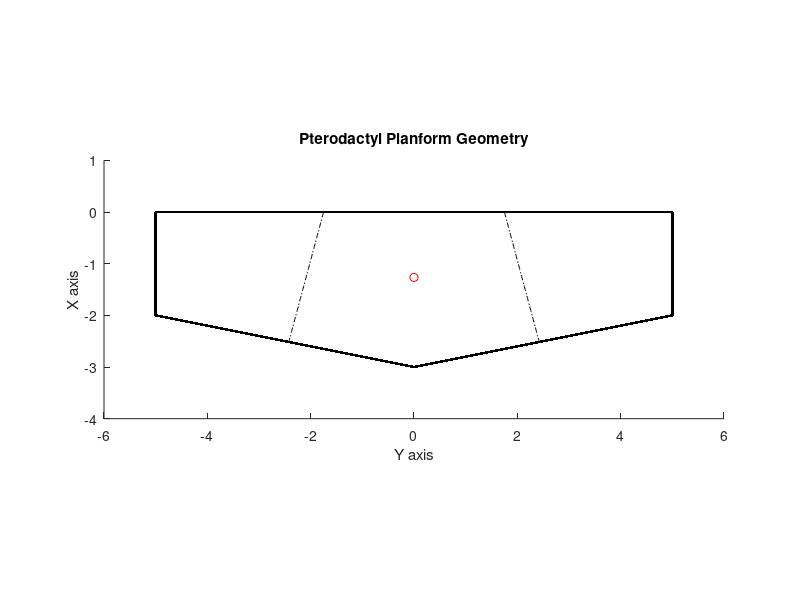

MATLAB code to generate this figure: (Note: this script raises an error after producing the figure.)
function DrawPlanform
% This function draws the planform of Pterodactyl
tic

span = 10;
croot = 3;
ctip  = 2;

% Center of mass
comX = -1.2667;
comY = 0;
comZ = 0;

leadingEdgeY = linspace(-span/2,span/2,1000);
tipsX = linspace(0,-ctip,400);
trailingY = linspace(-span/2,0,500);
trailingX = linspace(-ctip,-croot,500);

axis([-(span/2+1) (span/2+1) -(croot+1) 1]);
hold on
axis equal

% Axis labels to match AE convention
xlabel('Y axis')
ylabel('X axis');
title('Pterodactyl Planform Geometry');

% plot leading edge
plot(leadingEdgeY,0,'k.-','LineWidth',100);
% plot left tip
plot(-span/2,tipsX,'k.-','LineWidth',100);
% plot right tip
plot(span/2,tipsX,'k.-','LineWidth',100);
% plot left trailing edge;
plot(trailingY,trailingX,'k.-');
%plot right trailing edge
plot(trailingY+span/2,fliplr(trailingX),'k.-');

%plot center of pass
plot(comY,comX,'ro');

% Hinge Geometry
hingeY = 1.75;  % Distance from center to hinge/LE intersection
hingeD = 15;    % Angle from chord at -hingeY to hinge line on left side
hingeR = hingeD*pi/180;
phi    = 0;     % Angle of the hinge, tips down for positive angle

% Body Y position of hinge intersection with trailing edge
intY = (croot - hingeY/tan(-hingeR))/(2*(croot-ctip)/span - 1/tan(-hingeR));
intX = (intY-hingeY)/tan(-hingeR);

HingeX = linspace(0,intX,100);
rightHingeY = linspace(hingeY,intY,100);
leftHingeY = linspace(-hingeY,-intY,100);

plot(rightHingeY,HingeX,'k-.');
plot(leftHingeY,HingeX,'k-.');

%plot outer edges of triangular sections
plot(intY,linspace(0,intX),'r--');
plot(-intY,linspace(0,intX),'r--');
%plot inner edges of triangular sections
plot(-hingeY,linspace(0,(2*(ctip-croot)/span)*(span/2 - hingeY) -ctip),'r--');
plot(hingeY,linspace(0,(2*(ctip-croot)/span)*(span/2 - hingeY) -ctip),'r--');

[htm,~] = PterodactylGeometry;
for i = 1:44
    plot(htm(2,4,i)+comY,htm(1,4,i)+comX,'g*');
end
toc